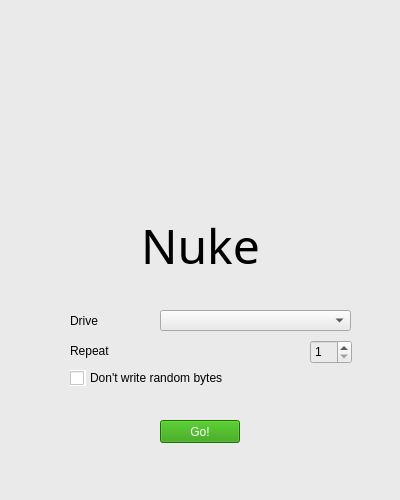
<?xml version="1.0" encoding="UTF-8"?>
<ui version="4.0">
 <class>MainWindow</class>
 <widget class="QMainWindow" name="MainWindow">
  <property name="geometry">
   <rect>
    <x>0</x>
    <y>0</y>
    <width>400</width>
    <height>500</height>
   </rect>
  </property>
  <property name="minimumSize">
   <size>
    <width>400</width>
    <height>500</height>
   </size>
  </property>
  <property name="maximumSize">
   <size>
    <width>400</width>
    <height>500</height>
   </size>
  </property>
  <property name="windowTitle">
   <string>Nuke</string>
  </property>
  <property name="styleSheet">
   <string notr="true">background-color: rgb(234, 234, 234);</string>
  </property>
  <widget class="QWidget" name="centralwidget">
   <widget class="QLabel" name="big_title">
    <property name="geometry">
     <rect>
      <x>110</x>
      <y>210</y>
      <width>181</width>
      <height>71</height>
     </rect>
    </property>
    <property name="font">
     <font>
      <family>Sans Serif</family>
      <pointsize>36</pointsize>
      <weight>50</weight>
      <bold>false</bold>
     </font>
    </property>
    <property name="styleSheet">
     <string notr="true">color: rgb(0, 0, 0);</string>
    </property>
    <property name="text">
     <string>Nuke</string>
    </property>
    <property name="alignment">
     <set>Qt::AlignCenter</set>
    </property>
   </widget>
   <widget class="QLabel" name="drive_label">
    <property name="geometry">
     <rect>
      <x>70</x>
      <y>310</y>
      <width>57</width>
      <height>21</height>
     </rect>
    </property>
    <property name="styleSheet">
     <string notr="true">color: rgb(0, 0, 0);</string>
    </property>
    <property name="text">
     <string>Drive</string>
    </property>
   </widget>
   <widget class="QLabel" name="rep_label">
    <property name="geometry">
     <rect>
      <x>70</x>
      <y>340</y>
      <width>57</width>
      <height>21</height>
     </rect>
    </property>
    <property name="styleSheet">
     <string notr="true">color: rgb(0, 0, 0);</string>
    </property>
    <property name="text">
     <string>Repeat</string>
    </property>
   </widget>
   <widget class="QComboBox" name="drive_list">
    <property name="geometry">
     <rect>
      <x>160</x>
      <y>310</y>
      <width>191</width>
      <height>21</height>
     </rect>
    </property>
    <property name="styleSheet">
     <string notr="true">color: rgb(0, 0, 0);</string>
    </property>
    <property name="currentText">
     <string/>
    </property>
   </widget>
   <widget class="QSpinBox" name="rep_spinbox">
    <property name="geometry">
     <rect>
      <x>310</x>
      <y>340</y>
      <width>42</width>
      <height>24</height>
     </rect>
    </property>
    <property name="styleSheet">
     <string notr="true">color: rgb(255, 255, 255);
color: rgb(0, 0, 0);</string>
    </property>
    <property name="minimum">
     <number>1</number>
    </property>
    <property name="value">
     <number>1</number>
    </property>
   </widget>
   <widget class="QLabel" name="logo">
    <property name="geometry">
     <rect>
      <x>110</x>
      <y>20</y>
      <width>181</width>
      <height>181</height>
     </rect>
    </property>
    <property name="text">
     <string/>
    </property>
    <property name="pixmap">
     <pixmap>../img/Nuke.png</pixmap>
    </property>
    <property name="scaledContents">
     <bool>true</bool>
    </property>
   </widget>
   <widget class="QPushButton" name="go_button">
    <property name="geometry">
     <rect>
      <x>160</x>
      <y>420</y>
      <width>80</width>
      <height>23</height>
     </rect>
    </property>
    <property name="styleSheet">
     <string notr="true">background-color: rgb(36, 154, 0);
color: rgb(255, 255, 255);</string>
    </property>
    <property name="text">
     <string>Go!</string>
    </property>
   </widget>
   <widget class="QCheckBox" name="rb_checkbox">
    <property name="geometry">
     <rect>
      <x>70</x>
      <y>370</y>
      <width>16</width>
      <height>16</height>
     </rect>
    </property>
    <property name="maximumSize">
     <size>
      <width>16</width>
      <height>16</height>
     </size>
    </property>
    <property name="styleSheet">
     <string notr="true">color: rgb(0, 0, 0);
background-color: rgb(255, 255, 255);</string>
    </property>
    <property name="text">
     <string/>
    </property>
    <property name="checked">
     <bool>false</bool>
    </property>
    <property name="tristate">
     <bool>false</bool>
    </property>
   </widget>
   <widget class="QLabel" name="label">
    <property name="geometry">
     <rect>
      <x>90</x>
      <y>370</y>
      <width>261</width>
      <height>16</height>
     </rect>
    </property>
    <property name="text">
     <string>Don't write random bytes</string>
    </property>
   </widget>
  </widget>
  <widget class="QMenuBar" name="menubar">
   <property name="geometry">
    <rect>
     <x>0</x>
     <y>0</y>
     <width>400</width>
     <height>20</height>
    </rect>
   </property>
  </widget>
  <widget class="QStatusBar" name="statusbar"/>
 </widget>
 <resources/>
 <connections/>
</ui>
